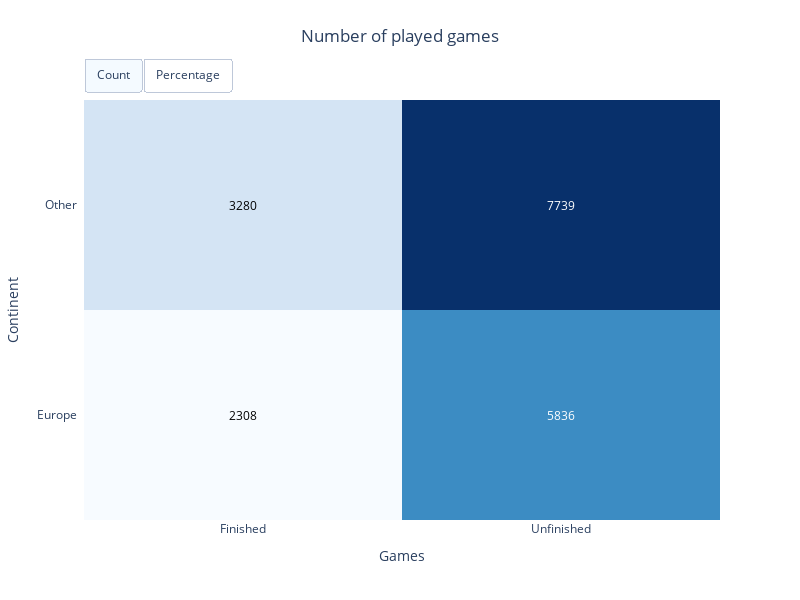

Notebook source saved alongside this figure:
### Markdown cell above
## Plot 4

### Code cell
fig_name = "paths_count_naive"
fig_title = "{} of played games"
fig_ylabel = "Continent"
fig_xlabel = "Games"


count = pd.crosstab(df_analysis["treatment"], df_analysis["isFinished"]).sort_index(ascending=False)
percentage = pd.crosstab(df_analysis["treatment"], df_analysis["isFinished"], normalize="columns").sort_index(ascending=False)
percentage = np.char.mod("%0.2f", percentage.values * 100)
percentage = np.core.defchararray.add(percentage, np.full(percentage.shape, " %", dtype='2U'))

test_results = scipy.stats.chi2_contingency(count)

fig = ff.create_annotated_heatmap(
    count.values,
    annotation_text=count.values,
    colorscale="Blues",
    x=["Finished", "Unfinished"],
    y=[TREATMENT_LABEL, CONTROL_LABEL]
)

count_annotations = fig.to_dict()["layout"]["annotations"]
percentage_annotations = []
for count_annot, percentage_annot in zip(count_annotations, percentage.flatten()):
    tmp_annot = copy.deepcopy(count_annot)
    tmp_annot["text"] = percentage_annot
    percentage_annotations.append(copy.deepcopy(tmp_annot))

buttons = [
    dict(label="Count", method="update", args=[{}, {"annotations": count_annotations, "title": fig_title.format("Number")}]),
    dict(label="Percentage", method="update", args=[{}, {"annotations": percentage_annotations, "title": fig_title.format("Percentage")}]),
]

fig.update_layout(
    title=fig_title.format("Number"),
    title_x=0.5,
    title_y=.95,
    yaxis_title=fig_ylabel,
    xaxis_title=fig_xlabel,
    xaxis_side="bottom",
    width=FIGURE_WIDTH,
    height=FIGURE_HEIGHT,
    updatemenus=[dict(type="buttons", showactive=True, buttons=buttons, x=0, xanchor="left", y=1.1, yanchor="top", direction="right")],
    margin=dict(t=100),
)

fig.write_html(os.path.join(PLOTS_PATH_HTML, f"{fig_name}_map.html"))
fig.write_image(os.path.join(PLOTS_PATH_PX, f"{fig_name}_map.pdf"))
fig.show()

### Figure 1 — Plotly figure (JSON) as saved in the notebook; plotly's stock layout.template omitted (floating-point values rounded to 4 significant figures)
{"data": [{"colorscale": [[0, "rgb(247,251,255)"], [0.125, "rgb(222,235,247)"], [0.25, "rgb(198,219,239)"], [0.375, "rgb(158,202,225)"], [0.5, "rgb(107,174,214)"], [0.625, "rgb(66,146,198)"], [0.75, "rgb(33,113,181)"], [0.875, "rgb(8,81,156)"], [1, "rgb(8,48,107)"]], "reversescale": false, "showscale": false, "type": "heatmap", "x": ["Finished", "Unfinished"], "y": ["Europe", "Other"], "z": [[2308, 5836], [3280, 7739]]}], "layout": {"annotations": [{"font": {"color": "#000000"}, "showarrow": false, "text": "2308", "x": "Finished", "xref": "x", "y": "Europe", "yref": "y"}, {"font": {"color": "#FFFFFF"}, "showarrow": false, "text": "5836", "x": "Unfinished", "xref": "x", "y": "Europe", "yref": "y"}, {"font": {"color": "#000000"}, "showarrow": false, "text": "3280", "x": "Finished", "xref": "x", "y": "Other", "yref": "y"}, {"font": {"color": "#FFFFFF"}, "showarrow": false, "text": "7739", "x": "Unfinished", "xref": "x", "y": "Other", "yref": "y"}], "height": 600, "margin": {"t": 100}, "title": {"text": "Number of played games", "x": 0.5, "y": 0.95}, "updatemenus": [{"buttons": [{"args": [{}, {"annotations": [{"font": {"color": "#000000"}, "showarrow": false, "text": "2308", "x": "Finished", "xref": "x", "y": "Europe", "yref": "y"}, {"font": {"color": "#FFFFFF"}, "showarrow": false, "text": "5836", "x": "Unfinished", "xref": "x", "y": "Europe", "yref": "y"}, {"font": {"color": "#000000"}, "showarrow": false, "text": "3280", "x": "Finished", "xref": "x", "y": "Other", "yref": "y"}, {"font": {"color": "#FFFFFF"}, "showarrow": false, "text": "7739", "x": "Unfinished", "xref": "x", "y": "Other", "yref": "y"}], "title": "Number of played games"}], "label": "Count", "method": "update"}, {"args": [{}, {"annotations": [{"font": {"color": "#000000"}, "showarrow": false, "text": "41.30 %", "x": "Finished", "xref": "x", "y": "Europe", "yref": "y"}, {"font": {"color": "#FFFFFF"}, "showarrow": false, "text": "42.99 %", "x": "Unfinished", "xref": "x", "y": "Europe", "yref": "y"}, {"font": {"color": "#000000"}, "showarrow": false, "text": "58.70 %", "x": "Finished", "xref": "x", "y": "Other", "yref": "y"}, {"font": {"color": "#FFFFFF"}, "showarrow": false, "text": "57.01 %", "x": "Unfinished", "xref": "x", "y": "Other", "yref": "y"}], "title": "Percentage of played games"}], "label": "Percentage", "method": "update"}], "direction": "right", "showactive": true, "type": "buttons", "x": 0, "xanchor": "left", "y": 1.1, "yanchor": "top"}], "width": 800, "xaxis": {"dtick": 1, "gridcolor": "rgb(0, 0, 0)", "side": "bottom", "ticks": "", "title": {"text": "Games"}}, "yaxis": {"dtick": 1, "ticks": "", "ticksuffix": "  ", "title": {"text": "Continent"}}}}
